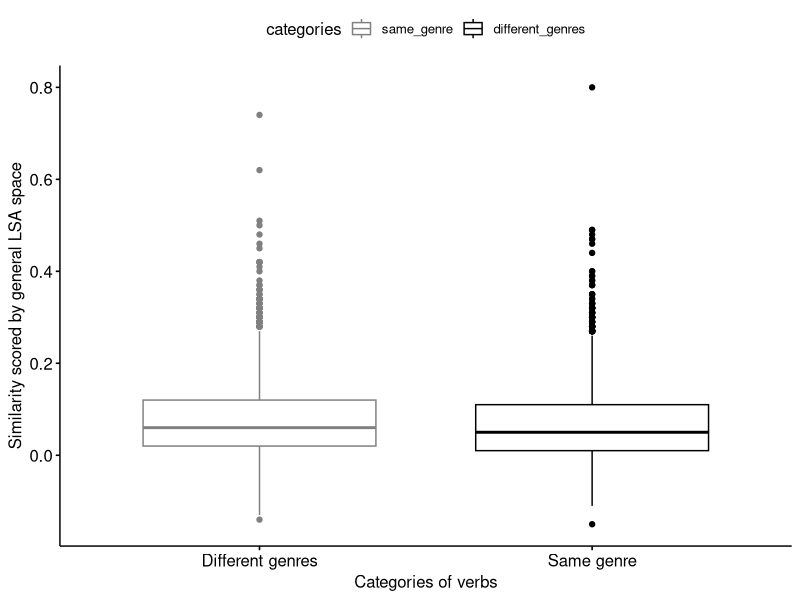

Recreate this plot in R.
library(dplyr)
library(stats)
library(ggpubr)
library(psych)

# LOAD THE DATA
raw_long <- read.csv("exp_result_verbs_long.csv")
View(raw_long)
# The data looks like this
#       categories        similarity_score
# 1     same_genre        0.02
# 2     same_genre        0.02
# 3     same_genre        0.08
# ....
# 2451  different_genres  0.02
# 2452  different_genres  0.03
# 2453  different_genres  -0.02

raw_wide <- read.csv("exp_result_verbs_wide.csv")
View(raw_wide)
# The data looks like this
#   measurement same_genre different_genres
# 1 similarity  0.02        0.02
# 2 similarity  0.02        0.03
# 3 similarity  0.08        -0.02
# ...

# The two dataframes are fundamentally the same, just different format

# ------------------------------------------------------
# SUMMARY OF DATA
group_by(raw_long, categories) %>%
  summarise(
    count = n(),
    median = median(similarity_score, na.rm = TRUE),
    IQR = IQR(similarity_score, na.rm = TRUE)
  )
# output:
# A tibble: 2 x 4
#   categories       count median   IQR
#   <fct>            <int>  <dbl> <dbl>
# 1 different_genres  2500   0.05  0.1 
# 2 same_genre        2450   0.06  0.10

describeBy(raw_long, "categories")
# output:
#  Descriptive statistics by group 
# group: different_genres
# vars    n mean   sd median trimmed  mad   min max range skew kurtosis se
# categories*         1 2500 1.00 0.00   1.00    1.00 0.00  1.00 1.0  0.00  NaN      NaN  0
# similarity_score    2 2500 0.07 0.08   0.05    0.06 0.06 -0.15 0.8  0.95 1.49     4.41  0
# --------------------------------------------------------------------------------- 
# group: same_genre
# vars    n mean   sd median trimmed  mad   min  max range skew kurtosis se
# categories*         1 2450 2.00 0.00   2.00    2.00 0.00  2.00 2.00  0.00  NaN      NaN  0
# similarity_score    2 2450 0.07 0.09   0.06    0.06 0.07 -0.14 0.74  0.88  1.4     3.85  0

# ------------------------------------------------------
# CREATE BOX-PLOTS
ggboxplot(raw_long, x = "categories", y = "similarity_score", color = "categories", palette = c("#808080", "#000000"),
          ylab = "Similarity scored by general LSA space", xlab = "Categories of verbs") + 
scale_x_discrete(labels = c('Different genres','Same genre'))


# ------------------------------------------------------
# Perform Unpaired Two-Samples Wilcoxon Test
test_verb <- wilcox.test(raw_wide$same_genre, raw_wide$different_genres, na.rm = TRUE, alternative = "two.sided", conf.int=TRUE)
test_verb
# output:
# 	Wilcoxon rank sum test with continuity correction
# data:  raw_wide$same_genre and raw_wide$different_genres
# W = 3140100, p-value = 0.1223
# alternative hypothesis: true location shift is not equal to 0
# 95 percent confidence interval:
# -1.194256e-05  9.957071e-03
# sample estimates:
# difference in location 
#           2.158856e-05

# References:
# http://www.sthda.com/english/wiki/unpaired-two-samples-wilcoxon-test-in-r
# https://www.stat.auckland.ac.nz/~wild/ChanceEnc/Ch10.wilcoxon.pdf 
# https://stats.idre.ucla.edu/spss/whatstat/what-statistical-analysis-should-i-usestatistical-analyses-using-spss/
# http://www.sthda.com/english/wiki/paired-samples-t-test-in-r
